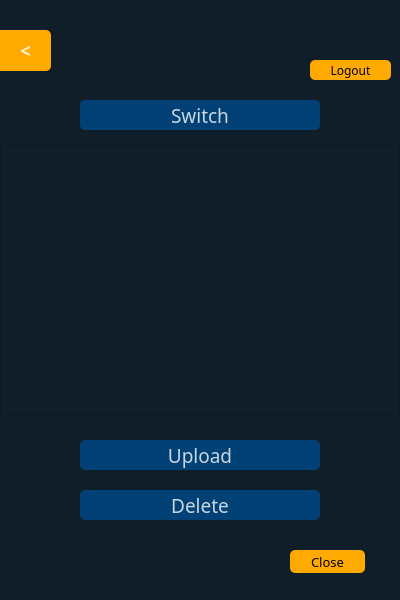
<?xml version="1.0" encoding="UTF-8"?>
<ui version="4.0">
 <class>Form</class>
 <widget class="QWidget" name="Form">
  <property name="geometry">
   <rect>
    <x>0</x>
    <y>0</y>
    <width>400</width>
    <height>600</height>
   </rect>
  </property>
  <property name="font">
   <font>
    <family>Arial Rounded MT Bold</family>
   </font>
  </property>
  <property name="windowTitle">
   <string>Form</string>
  </property>
  <property name="styleSheet">
   <string notr="true">background-color:rgba(16,30,41,240);
color:rgb(255, 255, 255);
</string>
  </property>
  <widget class="QWidget" name="widget" native="true">
   <property name="geometry">
    <rect>
     <x>0</x>
     <y>0</y>
     <width>400</width>
     <height>600</height>
    </rect>
   </property>
   <property name="font">
    <font>
     <family>Arial Rounded MT Bold</family>
    </font>
   </property>
   <property name="styleSheet">
    <string notr="true">background-color:rgba(16,30,41,240);
</string>
   </property>
   <widget class="QPushButton" name="pushButton">
    <property name="geometry">
     <rect>
      <x>80</x>
      <y>440</y>
      <width>240</width>
      <height>30</height>
     </rect>
    </property>
    <property name="font">
     <font>
      <family>Arial Rounded MT Bold</family>
      <pointsize>14</pointsize>
      <weight>50</weight>
      <bold>false</bold>
     </font>
    </property>
    <property name="styleSheet">
     <string notr="true">QPushButton#pushButton{
background-color:rgba(2,65,118,255);
color:rgba(255, 255, 255, 200);
border-radius:5px;
}
QPushButton#pushButton:pressed{
padding-left:5px;
padding-top:5px;
background-color:rgba(2,65,118,100);
background-position:calc(100%-10px)center;
}
QPushButton#pushButton:hover{
background-color:rgba(2,65,118, 255);
}
</string>
    </property>
    <property name="text">
     <string>Upload</string>
    </property>
    <property name="icon">
     <iconset resource="../img/img.qrc">
      <normaloff>:/newPrefix/upload.png</normaloff>:/newPrefix/upload.png</iconset>
    </property>
    <property name="iconSize">
     <size>
      <width>30</width>
      <height>30</height>
     </size>
    </property>
   </widget>
   <widget class="QPushButton" name="pushButton_2">
    <property name="geometry">
     <rect>
      <x>310</x>
      <y>60</y>
      <width>81</width>
      <height>20</height>
     </rect>
    </property>
    <property name="font">
     <font>
      <family>Arial Rounded MT Bold</family>
      <pointsize>9</pointsize>
      <weight>50</weight>
      <bold>false</bold>
     </font>
    </property>
    <property name="styleSheet">
     <string notr="true">QPushButton#pushButton_2{
background-color:rgb(255, 170, 0);
	color: rgb(0, 0, 0);
border-radius:5px;
}
QPushButton#pushButton_2:pressed{
padding-left:5px;
padding-top:5px;
background-color:rgb(255, 170, 0);
background-position:calc(100%-10px)center;
}
QPushButton#pushButton_2:hover{
background-color:rgb(255, 170, 0);
}</string>
    </property>
    <property name="text">
     <string>Logout</string>
    </property>
   </widget>
   <widget class="QPushButton" name="pushButton_3">
    <property name="geometry">
     <rect>
      <x>290</x>
      <y>550</y>
      <width>75</width>
      <height>23</height>
     </rect>
    </property>
    <property name="font">
     <font>
      <family>Arial Rounded MT Bold</family>
      <pointsize>10</pointsize>
     </font>
    </property>
    <property name="styleSheet">
     <string notr="true">QPushButton#pushButton_3{
background-color:rgb(255, 170, 0);
	color: rgb(0, 0, 0);
border-radius:5px;
}
QPushButton#pushButton_3:pressed{
padding-left:5px;
padding-top:5px;
background-color:rgb(255, 170, 0);
background-position:calc(100%-10px)center;
}
QPushButton#pushButton_3:hover{
background-color:rgb(255, 170, 0);
}</string>
    </property>
    <property name="text">
     <string>Close</string>
    </property>
   </widget>
   <widget class="QLabel" name="label">
    <property name="geometry">
     <rect>
      <x>240</x>
      <y>20</y>
      <width>151</width>
      <height>31</height>
     </rect>
    </property>
    <property name="sizePolicy">
     <sizepolicy hsizetype="Minimum" vsizetype="Fixed">
      <horstretch>0</horstretch>
      <verstretch>0</verstretch>
     </sizepolicy>
    </property>
    <property name="font">
     <font>
      <family>Agency FB</family>
      <pointsize>12</pointsize>
      <weight>75</weight>
      <bold>true</bold>
     </font>
    </property>
    <property name="styleSheet">
     <string notr="true">color: rgb(255, 255, 255);</string>
    </property>
    <property name="text">
     <string/>
    </property>
   </widget>
   <widget class="QPushButton" name="pushButton_4">
    <property name="geometry">
     <rect>
      <x>80</x>
      <y>490</y>
      <width>240</width>
      <height>30</height>
     </rect>
    </property>
    <property name="font">
     <font>
      <family>Arial Rounded MT Bold</family>
      <pointsize>14</pointsize>
      <weight>50</weight>
      <bold>false</bold>
     </font>
    </property>
    <property name="styleSheet">
     <string notr="true">QPushButton#pushButton_4{
background-color:rgba(2,65,118,255);
color:rgba(255, 255, 255, 200);
border-radius:5px;
}
QPushButton#pushButton_4:pressed{
padding-left:5px;
padding-top:5px;
background-color:rgba(2,65,118,100);
background-position:calc(100%-10px)center;
}
QPushButton#pushButton_4:hover{
background-color:rgba(2,65,118, 255);
}
</string>
    </property>
    <property name="text">
     <string>Delete</string>
    </property>
    <property name="icon">
     <iconset resource="../img/img.qrc">
      <normaloff>:/newPrefix/remove-user.png</normaloff>:/newPrefix/remove-user.png</iconset>
    </property>
    <property name="iconSize">
     <size>
      <width>30</width>
      <height>30</height>
     </size>
    </property>
   </widget>
   <widget class="QPushButton" name="pushButton_5">
    <property name="geometry">
     <rect>
      <x>80</x>
      <y>100</y>
      <width>240</width>
      <height>30</height>
     </rect>
    </property>
    <property name="font">
     <font>
      <family>Arial Rounded MT Bold</family>
      <pointsize>14</pointsize>
      <weight>50</weight>
      <bold>false</bold>
     </font>
    </property>
    <property name="styleSheet">
     <string notr="true">QPushButton#pushButton_5{
background-color:rgba(2,65,118,255);
color:rgba(255, 255, 255, 200);
border-radius:5px;
}
QPushButton#pushButton_5:pressed{
padding-left:5px;
padding-top:5px;
background-color:rgba(2,65,118,100);
background-position:calc(100%-10px)center;
}
QPushButton#pushButton_5:hover{
background-color:rgba(2,65,118, 255);
}
</string>
    </property>
    <property name="text">
     <string>Switch</string>
    </property>
    <property name="icon">
     <iconset resource="../img/img.qrc">
      <normaloff>:/newPrefix/download.png</normaloff>:/newPrefix/download.png</iconset>
    </property>
    <property name="iconSize">
     <size>
      <width>30</width>
      <height>30</height>
     </size>
    </property>
   </widget>
   <widget class="QListWidget" name="listWidget">
    <property name="geometry">
     <rect>
      <x>0</x>
      <y>145</y>
      <width>400</width>
      <height>270</height>
     </rect>
    </property>
    <property name="font">
     <font>
      <family>Arial Black</family>
      <pointsize>9</pointsize>
      <weight>75</weight>
      <bold>true</bold>
     </font>
    </property>
    <property name="styleSheet">
     <string notr="true">color:rgb(255, 255, 255);</string>
    </property>
   </widget>
   <widget class="QPushButton" name="backButton">
    <property name="geometry">
     <rect>
      <x>0</x>
      <y>30</y>
      <width>51</width>
      <height>41</height>
     </rect>
    </property>
    <property name="font">
     <font>
      <family>Arial Black</family>
      <pointsize>14</pointsize>
      <weight>75</weight>
      <bold>true</bold>
     </font>
    </property>
    <property name="styleSheet">
     <string notr="true">QPushButton#backButton{
background-color:rgb(255, 170, 0);
color:rgba(255, 255, 255, 200);
border-top-right-radius:5px;
border-bottom-right-radius:5px;
}
QPushButton#backButton:pressed{
padding-left:5px;
padding-top:5px;
background-color:rgb(255, 170, 0);
background-position:calc(100%-10px)center;
}
QPushButton#backButton:hover{
background-color:rgb(255, 170, 0);
}</string>
    </property>
    <property name="text">
     <string>&lt;</string>
    </property>
   </widget>
  </widget>
 </widget>
 <resources>
  <include location="../img/img.qrc"/>
 </resources>
 <connections/>
</ui>
